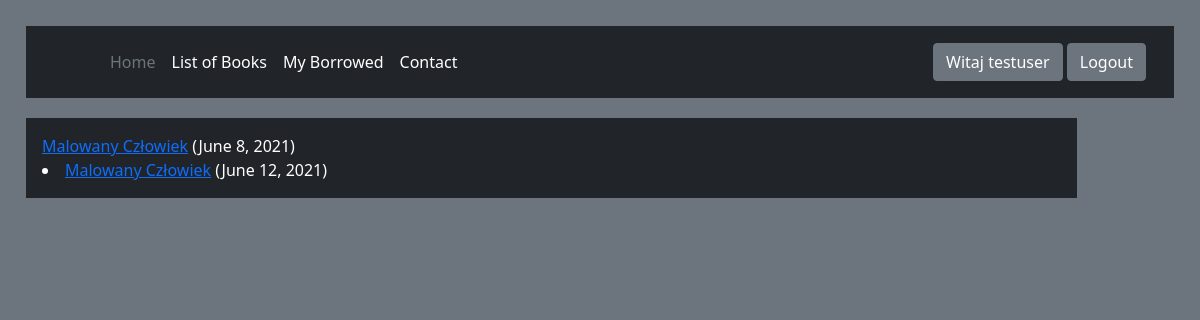
/wyporzyczalnia/mybooks/ (signed in), run on the app's committed database.
### wyporzyczalnia/models.py (models this page shows, shortened)
class BookInstance(models.Model):
    id = models.UUIDField(primary_key=True, default=uuid.uuid4)
    due_back = models.DateField(null=True, blank=True)
    book = models.ForeignKey('Book', on_delete=models.RESTRICT, null=True)
    imprint = models.CharField(max_length=100)
    borrower = models.ForeignKey(User, on_delete=models.SET_NULL, null=True, blank=True)
    ACTUAL_STATUS = (
        ('o', 'On loan'),
        ('a', 'Available'),
        ('r', 'Reserved'),
        ('u', 'Unknown'),
    )
    status = models.CharField(max_length=1, choices=ACTUAL_STATUS, default='u', blank=True, help_text='Book status')
    @property
    def is_overdue(self):
        if self.due_back and date.today() > self.due_back:
            return True
        return False
    class Meta:
        permissions = (("can_mark_returned", "Set book as returned"),)
        ordering = ['due_back']

class Book(models.Model):
    title = models.CharField(max_length=64, blank=False, unique=True)
    author = models.ForeignKey('Author', max_length=32, blank=False, null=True, on_delete=models.SET_NULL)
    year = models.PositiveSmallIntegerField(default=2000)
    description = models.TextField(default="")
    release = models.DateField(null=True, blank=True)
    rate = models.DecimalField(max_digits=4, decimal_places=2, null=True, blank=True)
    image = models.ImageField(upload_to="okładki", null=True, blank=True)
    isbn = models.CharField('ISBN', max_length=13, unique=True, null=True)
    bookgenre = models.ManyToManyField('BookGenre')
    def display_genre(self):
        return ', '.join(genre.name for genre in self.bookgenre.all()[:3])
    display_genre.short_description = 'Genre'

### wyporzyczalnia/views.py (the view)
# urls.py: path('mybooks/', views.LoanedBooksByUserListView.as_view(), name='my-borrowed')
class LoanedBooksByUserListView(LoginRequiredMixin,generic.ListView):
    model = BookInstance
    template_name ='bookinstance_list_borrowed_user.html'
    paginate_by = 10
    def get_queryset(self):
        return BookInstance.objects.filter(borrower=self.request.user).filter(status__exact='o').order_by('due_back')

### wyporzyczalnia/templates/bookinstance_list_borrowed_user.html (shortened to what this page needs)
{% extends 'glowny.html' %}
{% block strona %}
<div class="card-body bg-dark text-white "style="width: 90%; margin: 10px; >
    <h1>Borrowed books</h1>
    {% if bookinstance_list %}
    <ul>
      {% for bookinst in bookinstance_list %}
      <li class="{% if bookinst.is_overdue %}text-danger{% endif %}">
        <a href="{% url 'book-detail' bookinst.book.pk %}">{{bookinst.book.title}}</a> ({{ bookinst.due_back }})
      </li>
      {% endfor %}
    {% else %}
      <p>There are no books borrowed.</p>
    {% endif %}
</div>
{% endblock %}

### wyporzyczalnia/templates/glowny.html (shortened to what this page needs)
{% load static %}
<!doctype html>
<html lang="en">
<head>
     <link rel="stylesheet" href="{% static 'bootstrap.min.css' %}">
</head>
<body class="p-3 mb-2 bg-secondary text-white" style="background-image: url('https://zpopk.pl/wp-content/uploads/2015/05/trinity-college-old-library.jpg')">
<div style="padding:10px">
  <header class="p-3 bg-dark text-white">
    <div class="container">
      <div class="d-flex flex-wrap align-items-center justify-content-center justify-content-lg-start">
        <a href="/" class="d-flex align-items-center mb-2 mb-lg-0 text-white text-decoration-none">
          <svg class="bi me-2" width="40" height="32" role="img" aria-label="Bootstrap"><use xlink:href="#bootstrap"/></svg>
        </a>
        <ul class="nav col-12 col-lg-auto me-lg-auto mb-2 justify-content-center mb-md-0">
          <li><a href="{% url 'index' %}" class="nav-link px-2 text-secondary">Home</a></li>
          <li><a href="{% url 'all_books' %}" class="nav-link px-2 text-white">List of Books</a></li>
            {% if user.is_authenticated %}
          <li><a href="{% url 'my-borrowed' %}"  class="nav-link px-2 text-white">My Borrowed</a></li>
            {% endif %}
            <li><a href="{% url 'contact' %}" class="nav-link px-2 text-white">Contact</a></li>
        </ul>
        <div class="text-end">
            {% if user.is_authenticated %}
        <a class='btn btn-secondary'>Witaj {{ user.username }}</a>
        <a href="{% url 'logout' %} " class='btn btn-secondary'>Logout </a>
        {% else %}
        <a href="{% url 'login' %}" class="btn btn-success">Login </a>
        <a href="{% url 'register' %}" class="btn btn-success">Register </a>
        {% endif %}
        </div>
      </div>
    </div>
  </header>
</div>
    {% block strona %} {% endblock %}
</body>
</html>

### data on the page
BookInstance: book "Malowany Człowiek", due_back "June 8, 2021"
BookInstance: book "Malowany Człowiek", due_back "June 12, 2021"

### other printed values
{{ user.username }} "testuser"
